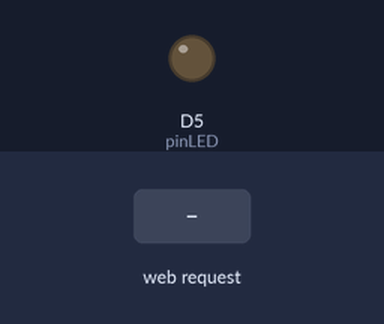
A sketch run on a simulated ESP8266 (NodeMCU). Parts: output pins drawn as LEDs (lit = HIGH). The inputs (shaded band) are chosen by the test bench. WiFi joins after 1.5 s; servers stay silent unless stated; what the sketch prints to the serial monitor is not drawn.

Above: at 3.3 s.
3.4 s: HTTP request GET /ledmenyala received
At 4.1 s:
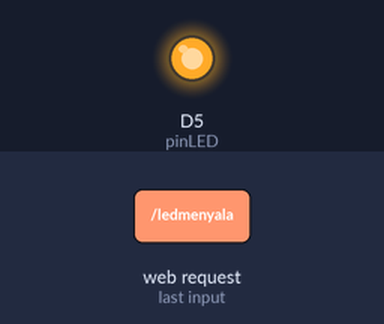
4.9 s: HTTP request GET / received
At 5.3 s:
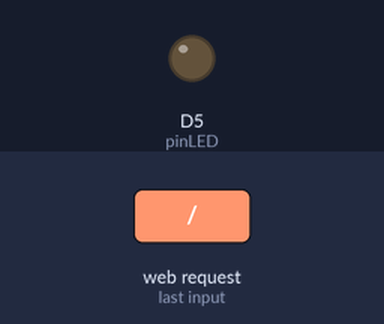
Timing chart, 0 to 7.9 s (numbered marks = the images above; inputs shaded):
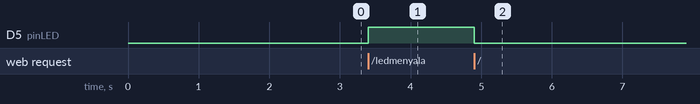

Measured:
- after the input at 3.4 s, D5 (pinLED): LOW → HIGH at once
- after the input at 4.9 s, D5 (pinLED): HIGH → LOW at once

The sketch:

sketch_nov11a.ino
```cpp
#include <ESP8266WiFi.h>
#include <ESP8266WebServer.h>
const char* ssid = "Dina";
const char* password = "dindinhoon08";

ESP8266WebServer server(80);

uint8_t pinLED = D5;
bool statusLED = LOW;

void setup() {
  Serial.begin(115200);
  delay(100);
  pinMode(pinLED, OUTPUT);

  Serial.println("Menghubungi ");
  Serial.println(ssid);
  WiFi.begin(ssid, password);


  while (WiFi.status() != WL_CONNECTED) {
    delay(1000);
    Serial.print(".");
  }
  Serial.println("");
  Serial.println("WiFi tersambung..!");
  Serial.print("Nomor IP: ");  Serial.println(WiFi.localIP());


  server.on("/", tersambung);
  server.on("/ledmenyala", LED_menyala);
  server.on("/ledmati", LED_mati);
  server.onNotFound(tidak_ditemukan);
  server.begin();
  Serial.println("Memulai HTTP server");
}


void tersambung() {
  statusLED = LOW;
  server.send(200, "text/html", kirimHTML(statusLED));
}

void LED_menyala() {
  statusLED = HIGH;
  server.send(200, "text/html", kirimHTML(statusLED));
}

void LED_mati() {
  statusLED = LOW;
  server.send(200, "text/html", kirimHTML(statusLED));
}

void tidak_ditemukan(){
  server.send(404, "text/plain", "Halaman tidak ditemukan");
}


String kirimHTML(uint8_t statusLED) {
  String htmlContent = "<!DOCTYPE html>\n";
  htmlContent += "<html lang=\"en\">\n";
  htmlContent += "<head>\n";
  htmlContent += "<meta charset=\"UTF-8\">\n";
  htmlContent += "<meta name=\"viewport\" content=\"width=device-width, initial-scale=1.0\">\n";
  htmlContent += "<title>Document</title>\n";
  htmlContent += "</head>\n";
  htmlContent += "<style>\n";
  htmlContent += "body{\n";
  htmlContent += "  margin: 0;\n";
  htmlContent += "  padding: 0;\n";
  htmlContent += "  background: #000007;\n";
  htmlContent += "  -webkit-tap-highlight-color: rgba(0, 0, 0, 0);\n";
  htmlContent += "}\n";
  htmlContent += ".lamp{\n";
  htmlContent += "  display: block;\n";
  htmlContent += "  position: absolute;\n";
  htmlContent += "  left: 50%;\n";
  htmlContent += "  transform: translateX(-50%);\n";
  htmlContent += "  height: 35vh;\n";
  htmlContent += "  opacity: 0.9;\n";
  htmlContent += "  z-index: 5;\n";
  htmlContent += "}\n";
  htmlContent += ".light{\n";
  htmlContent += "  width: 50%;\n";
  htmlContent += "  height: 80vh;\n";
  htmlContent += "  position: absolute;\n";
  htmlContent += "  left: 50%;\n";
  htmlContent += "  transform: translate(-50%,-10%);\n";
  htmlContent += "  background-image: radial-gradient(circle, #ffffff, #d19a00, #c04e24, #d19a00,#000007,#000007,#000007);\n";
  htmlContent += "  border-radius: 50%;\n";
  htmlContent += "  clip-path: polygon(45% 33%, 55% 33%, 100% 100%, 0% 100%);\n";
  htmlContent += "  transition: 0.5s;\n";
  htmlContent += "}\n";
  htmlContent += ".button{\n";
  htmlContent += "  width: 120px;\n";
  htmlContent += "  height: 40px;\n";
  htmlContent += "  display: flex;\n";
  htmlContent += "  align-items: center;\n";
  htmlContent += "  justify-content: center;\n";
  htmlContent += "  background: transparent;\n";
  htmlContent += "  border: 1px solid #ffffff;\n";
  htmlContent += "  color: #fff;\n";
  htmlContent += "  margin: 20px;\n";
  htmlContent += "  outline: none;\n";
  htmlContent += "}\n";
  htmlContent += ".a{\n";
  htmlContent += "  position: absolute;\n";
  htmlContent += "  top: 50px;\n";
  htmlContent += "}\n";
  htmlContent += ".b{\n";
  htmlContent += "  position: absolute;\n";
  htmlContent += "  top: 100px;\n";
  htmlContent += "}\n";
  htmlContent += "</style>\n";
  htmlContent += "<body>\n";
  htmlContent += "  <img  id=\"lamp\" class=\"lamp\" src=\"https://www.freepngimg.com/thumb/lamp/7-2-lamp-picture.png\" alt=\"\">\n";
  if(statusLED){
    htmlContent += "  <div id=\"div\" class=\"light\"></div>\n";
  }else{
     htmlContent += "  <div id=\"div\" class=\"\"></div>\n";
  }
  htmlContent += "  <input id=\"b\" type=\"button\" onclick=\"night()\" class=\"button b\" value=\"off\">\n";
  htmlContent += "  <input id=\"a\" type=\"button\" onclick=\"day()\" class=\"button a\" value=\"on\">\n";
  htmlContent += "  <script>\n";
  htmlContent += "    function day() {\n";
   htmlContent += "     window.location.href=\"/ledmenyala\"\n";
  htmlContent += "      let day = document.getElementById(\"div\");\n";
  htmlContent += "      day.style.opacity = \"1\";\n";
  htmlContent += "      let lamp = document.getElementById(\"lamp\");\n";
  htmlContent += "      lamp.style.opacity = \"0.9\";\n";
  htmlContent += "      let a = document.getElementById(\"a\");\n";
  htmlContent += "      a.style.border = \"1px solid yellow\";\n";
  htmlContent += "      let b = document.getElementById(\"b\");\n";
  htmlContent += "      b.style.border = \"1px solid #fff\";\n";
  htmlContent += "    }\n";
  htmlContent += "    function night() {\n";
  htmlContent += "     window.location.href=\"/ledmati\"\n";
  htmlContent += "      let day = document.getElementById(\"div\");\n";
  htmlContent += "      day.style.opacity = \"0\";\n";
  htmlContent += "      let lamp = document.getElementById(\"lamp\");\n";
  htmlContent += "      lamp.style.opacity = \"0.5\";\n";
  htmlContent += "      let a = document.getElementById(\"a\");\n";
  htmlContent += "      a.style.border = \"1px solid #fff\";\n";
  htmlContent += "      let b = document.getElementById(\"b\");\n";
  htmlContent += "      b.style.border = \"1px solid yellow\";\n";
  htmlContent += "    }\n";
  htmlContent += "  </script>\n";
  htmlContent += "</body>\n";
  htmlContent += "</html>\n";

  return htmlContent;
}

void loop() {
  server.handleClient();
  if(statusLED)
  {
    digitalWrite(pinLED, HIGH);
  } else {
    digitalWrite(pinLED, LOW);
  }
}
```
